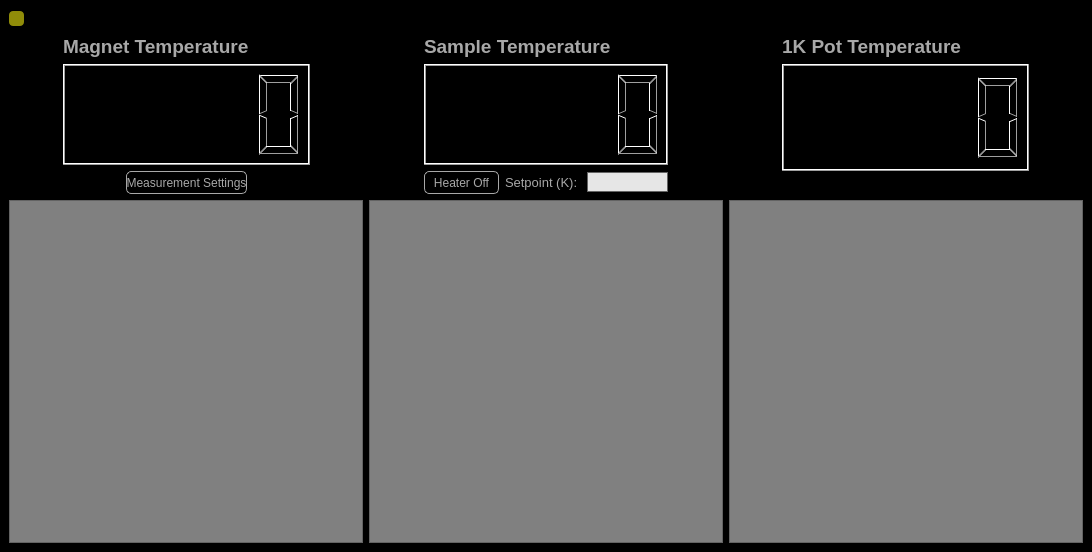
<?xml version="1.0" encoding="UTF-8"?>
<ui version="4.0">
 <class>MainWindow</class>
 <widget class="QMainWindow" name="MainWindow">
  <property name="geometry">
   <rect>
    <x>0</x>
    <y>0</y>
    <width>1092</width>
    <height>552</height>
   </rect>
  </property>
  <property name="sizePolicy">
   <sizepolicy hsizetype="Fixed" vsizetype="Fixed">
    <horstretch>0</horstretch>
    <verstretch>0</verstretch>
   </sizepolicy>
  </property>
  <property name="minimumSize">
   <size>
    <width>0</width>
    <height>0</height>
   </size>
  </property>
  <property name="maximumSize">
   <size>
    <width>16777215</width>
    <height>16777215</height>
   </size>
  </property>
  <property name="windowTitle">
   <string>Temperature Control</string>
  </property>
  <property name="windowIcon">
   <iconset resource="../Resources/nSOTScannerResources.qrc">
    <normaloff>:/nSOTScanner/Pictures/jj_schema.svg</normaloff>:/nSOTScanner/Pictures/jj_schema.svg</iconset>
  </property>
  <property name="styleSheet">
   <string notr="true"/>
  </property>
  <widget class="QWidget" name="centralwidget">
   <property name="sizePolicy">
    <sizepolicy hsizetype="Fixed" vsizetype="Fixed">
     <horstretch>0</horstretch>
     <verstretch>0</verstretch>
    </sizepolicy>
   </property>
   <property name="styleSheet">
    <string notr="true">#centralwidget{
background-color: rgb(0, 0, 0);
}

QLabel{
color:rgb(168,168,168)
}

QLineEdit{
border: 1px solid rgb(100,100,100);
background-color:rgb(230,230,230);
}

QTabWidget::pane { border: 0; }
QTabBar::tab{background: black;
color: rgb(168,168,168);
}
QTabBar::tab:selected {background: rgb(50,50,50);}

QPushButton{
color: rgb(168,168,168);
background-color:rgb(0,0,0);
border: 1px solid rgb(168,168,168);
border-radius: 5px
}

QPushButton:pressed{
color: rgb(168,168,168);
background-color:rgb(95,107,166);
border: 1px solid rgb(168,168,168);
border-radius: 5px
}

QPushButton:disabled{
color: rgb(80,80,80);
background-color:rgb(0,0,0);
border: 1px solid rgb(80,80,80);
border-radius: 5px
}
</string>
   </property>
   <layout class="QVBoxLayout" name="verticalLayout_3" stretch="0,0,1">
    <item>
     <layout class="QHBoxLayout" name="horizontalLayout_5" stretch="0,0">
      <item>
       <widget class="QPushButton" name="push_Servers">
        <property name="minimumSize">
         <size>
          <width>15</width>
          <height>15</height>
         </size>
        </property>
        <property name="maximumSize">
         <size>
          <width>15</width>
          <height>15</height>
         </size>
        </property>
        <property name="font">
         <font>
          <pointsize>14</pointsize>
          <weight>75</weight>
          <bold>true</bold>
         </font>
        </property>
        <property name="styleSheet">
         <string notr="true">#push_Servers{
background: rgb(144, 140, 9);
 border-radius: 4px;
border: 0px;
}</string>
        </property>
        <property name="text">
         <string/>
        </property>
       </widget>
      </item>
      <item>
       <spacer name="horizontalSpacer_5">
        <property name="orientation">
         <enum>Qt::Horizontal</enum>
        </property>
        <property name="sizeHint" stdset="0">
         <size>
          <width>40</width>
          <height>20</height>
         </size>
        </property>
       </spacer>
      </item>
     </layout>
    </item>
    <item>
     <layout class="QHBoxLayout" name="horizontalLayout_4" stretch="1,0,2,0,2,0,1">
      <item>
       <spacer name="horizontalSpacer_2">
        <property name="orientation">
         <enum>Qt::Horizontal</enum>
        </property>
        <property name="sizeHint" stdset="0">
         <size>
          <width>40</width>
          <height>20</height>
         </size>
        </property>
       </spacer>
      </item>
      <item>
       <layout class="QVBoxLayout" name="verticalLayout" stretch="0,1,0">
        <item>
         <widget class="QLabel" name="label">
          <property name="font">
           <font>
            <pointsize>14</pointsize>
            <weight>75</weight>
            <bold>true</bold>
           </font>
          </property>
          <property name="text">
           <string>Magnet Temperature</string>
          </property>
         </widget>
        </item>
        <item>
         <widget class="QLCDNumber" name="lcdNumber_magTemp">
          <property name="minimumSize">
           <size>
            <width>247</width>
            <height>101</height>
           </size>
          </property>
          <property name="font">
           <font>
            <pointsize>14</pointsize>
            <weight>75</weight>
            <bold>true</bold>
           </font>
          </property>
         </widget>
        </item>
        <item>
         <layout class="QHBoxLayout" name="horizontalLayout">
          <item>
           <widget class="QPushButton" name="push_Settings">
            <property name="sizePolicy">
             <sizepolicy hsizetype="Maximum" vsizetype="Fixed">
              <horstretch>0</horstretch>
              <verstretch>0</verstretch>
             </sizepolicy>
            </property>
            <property name="minimumSize">
             <size>
              <width>0</width>
              <height>23</height>
             </size>
            </property>
            <property name="maximumSize">
             <size>
              <width>121</width>
              <height>23</height>
             </size>
            </property>
            <property name="text">
             <string>Measurement Settings</string>
            </property>
           </widget>
          </item>
         </layout>
        </item>
       </layout>
      </item>
      <item>
       <spacer name="horizontalSpacer">
        <property name="orientation">
         <enum>Qt::Horizontal</enum>
        </property>
        <property name="sizeHint" stdset="0">
         <size>
          <width>40</width>
          <height>20</height>
         </size>
        </property>
       </spacer>
      </item>
      <item>
       <layout class="QVBoxLayout" name="verticalLayout_2" stretch="0,1,0">
        <item>
         <widget class="QLabel" name="label_2">
          <property name="font">
           <font>
            <pointsize>14</pointsize>
            <weight>75</weight>
            <bold>true</bold>
           </font>
          </property>
          <property name="text">
           <string>Sample Temperature</string>
          </property>
         </widget>
        </item>
        <item>
         <widget class="QLCDNumber" name="lcdNumber_sampleTemp">
          <property name="font">
           <font>
            <pointsize>14</pointsize>
            <weight>75</weight>
            <bold>true</bold>
           </font>
          </property>
         </widget>
        </item>
        <item>
         <layout class="QHBoxLayout" name="horizontalLayout_3">
          <item>
           <widget class="QPushButton" name="push_heater">
            <property name="sizePolicy">
             <sizepolicy hsizetype="Fixed" vsizetype="Fixed">
              <horstretch>0</horstretch>
              <verstretch>0</verstretch>
             </sizepolicy>
            </property>
            <property name="minimumSize">
             <size>
              <width>75</width>
              <height>23</height>
             </size>
            </property>
            <property name="maximumSize">
             <size>
              <width>75</width>
              <height>23</height>
             </size>
            </property>
            <property name="text">
             <string>Heater Off</string>
            </property>
           </widget>
          </item>
          <item>
           <widget class="QLabel" name="label_3">
            <property name="sizePolicy">
             <sizepolicy hsizetype="Fixed" vsizetype="Preferred">
              <horstretch>0</horstretch>
              <verstretch>0</verstretch>
             </sizepolicy>
            </property>
            <property name="font">
             <font>
              <pointsize>10</pointsize>
             </font>
            </property>
            <property name="text">
             <string>Setpoint (K): </string>
            </property>
           </widget>
          </item>
          <item>
           <widget class="QLineEdit" name="lineEdit_setpoint">
            <property name="sizePolicy">
             <sizepolicy hsizetype="Fixed" vsizetype="Fixed">
              <horstretch>0</horstretch>
              <verstretch>0</verstretch>
             </sizepolicy>
            </property>
            <property name="minimumSize">
             <size>
              <width>81</width>
              <height>20</height>
             </size>
            </property>
            <property name="maximumSize">
             <size>
              <width>81</width>
              <height>20</height>
             </size>
            </property>
           </widget>
          </item>
         </layout>
        </item>
       </layout>
      </item>
      <item>
       <spacer name="horizontalSpacer_3">
        <property name="orientation">
         <enum>Qt::Horizontal</enum>
        </property>
        <property name="sizeHint" stdset="0">
         <size>
          <width>40</width>
          <height>20</height>
         </size>
        </property>
       </spacer>
      </item>
      <item>
       <layout class="QVBoxLayout" name="verticalLayout_4" stretch="0,1,0">
        <item>
         <widget class="QLabel" name="label_4">
          <property name="font">
           <font>
            <pointsize>14</pointsize>
            <weight>75</weight>
            <bold>true</bold>
           </font>
          </property>
          <property name="text">
           <string>1K Pot Temperature</string>
          </property>
         </widget>
        </item>
        <item>
         <widget class="QLCDNumber" name="lcdNumber_potTemp">
          <property name="minimumSize">
           <size>
            <width>247</width>
            <height>101</height>
           </size>
          </property>
          <property name="font">
           <font>
            <pointsize>14</pointsize>
            <weight>75</weight>
            <bold>true</bold>
           </font>
          </property>
         </widget>
        </item>
        <item>
         <layout class="QHBoxLayout" name="horizontalLayout_6">
          <item>
           <spacer name="verticalSpacer">
            <property name="orientation">
             <enum>Qt::Vertical</enum>
            </property>
            <property name="sizeHint" stdset="0">
             <size>
              <width>20</width>
              <height>23</height>
             </size>
            </property>
           </spacer>
          </item>
         </layout>
        </item>
       </layout>
      </item>
      <item>
       <spacer name="horizontalSpacer_4">
        <property name="orientation">
         <enum>Qt::Horizontal</enum>
        </property>
        <property name="sizeHint" stdset="0">
         <size>
          <width>40</width>
          <height>20</height>
         </size>
        </property>
       </spacer>
      </item>
     </layout>
    </item>
    <item>
     <layout class="QHBoxLayout" name="horizontalLayout_2">
      <item>
       <widget class="QFrame" name="magTempFrame">
        <property name="styleSheet">
         <string notr="true">#magTempFrame{
background: grey
}</string>
        </property>
        <property name="frameShape">
         <enum>QFrame::StyledPanel</enum>
        </property>
        <property name="frameShadow">
         <enum>QFrame::Raised</enum>
        </property>
       </widget>
      </item>
      <item>
       <widget class="QFrame" name="sampleTempFrame">
        <property name="styleSheet">
         <string notr="true">#sampleTempFrame{
background: grey
}</string>
        </property>
        <property name="frameShape">
         <enum>QFrame::StyledPanel</enum>
        </property>
        <property name="frameShadow">
         <enum>QFrame::Raised</enum>
        </property>
       </widget>
      </item>
      <item>
       <widget class="QFrame" name="potTempFrame">
        <property name="styleSheet">
         <string notr="true">#potTempFrame{
background: grey
}</string>
        </property>
        <property name="frameShape">
         <enum>QFrame::StyledPanel</enum>
        </property>
        <property name="frameShadow">
         <enum>QFrame::Raised</enum>
        </property>
       </widget>
      </item>
     </layout>
    </item>
   </layout>
  </widget>
 </widget>
 <resources>
  <include location="../Resources/nSOTScannerResources.qrc"/>
 </resources>
 <connections/>
</ui>
